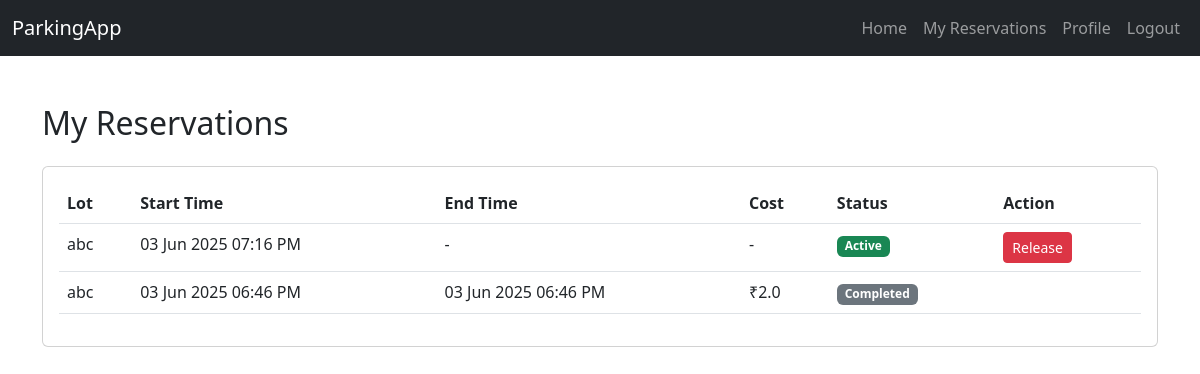
The page /user/reservations (signed in) on the database its author committed.
### models/models.py (models this page shows, shortened)
class Reservation(db.Model):
    __tablename__ = 'reservations'
    id = db.Column(db.Integer, primary_key=True)
    spot_id = db.Column(db.Integer, db.ForeignKey('parking_spots.id', ondelete='CASCADE'), nullable=False)
    user_id = db.Column(db.Integer, db.ForeignKey('users.id', ondelete='CASCADE'), nullable=False)
    parking_timestamp = db.Column(db.DateTime, nullable=False, default=datetime.utcnow)
    leaving_timestamp = db.Column(db.DateTime)
    parking_cost = db.Column(db.Float)
    status = db.Column(db.String(10), nullable=False, default='active')  # 'active', 'completed', 'cancelled'
    created_at = db.Column(db.DateTime, default=datetime.utcnow)

class ParkingLot(db.Model):
    __tablename__ = 'parking_lots'
    id = db.Column(db.Integer, primary_key=True)
    prime_location_name = db.Column(db.String(100), nullable=False)
    price = db.Column(db.Float, nullable=False)
    address = db.Column(db.Text, nullable=False)
    pin_code = db.Column(db.String(10), nullable=False)
    number_of_spots = db.Column(db.Integer, nullable=False)
    created_at = db.Column(db.DateTime, default=datetime.utcnow)
    spots = db.relationship('ParkingSpot', backref='lot', lazy=True, cascade='all, delete-orphan')

### app.py (the view)
    def decorated_function(*args, **kwargs):
        if 'user_id' not in session:
            flash('Please log in to access this page.', 'warning')
            return redirect(url_for('login'))
        return f(*args, **kwargs)

### app.py (called while the page is built)
def login_required(f):
    def decorated_function(*args, **kwargs):
        if 'user_id' not in session:
            flash('Please log in to access this page.', 'warning')
            return redirect(url_for('login'))
        return f(*args, **kwargs)
    decorated_function.__name__ = f.__name__
    return decorated_function

@app.route('/user/reservations')
@login_required
def user_reservations():
    if session.get('role') == 'admin':
        return redirect(url_for('admin_dashboard'))
    reservations = Reservation.query.filter_by(user_id=session['user_id']).order_by(Reservation.parking_timestamp.desc()).all()
    return render_template('user_reservations.html', reservations=reservations)

### templates/user_reservations.html (shortened to what this page needs)
<!DOCTYPE html>
<html lang="en">
<head>
  <link href="https://cdn.jsdelivr.net/npm/bootstrap@5.3.0/dist/css/bootstrap.min.css" rel="stylesheet">
</head>
<body>
  <nav class="navbar navbar-expand-lg navbar-dark bg-dark">
    <div class="container-fluid">
      <a class="navbar-brand" href="{{ url_for('user_dashboard') }}">ParkingApp</a>
      <div class="collapse navbar-collapse justify-content-end">
        <ul class="navbar-nav">
          <li class="nav-item">
            <a class="nav-link" href="{{ url_for('user_dashboard') }}">Home</a>
          </li>
          <li class="nav-item">
            <a class="nav-link " href="{{ url_for('user_reservations') }}">My Reservations</a>
          </li>
          <li class="nav-item">
            <a class="nav-link" href="{{ url_for('user_profile') }}">Profile</a>
          </li>
          <li class="nav-item">
            <a class="nav-link" href="{{ url_for('logout') }}">Logout</a>
          </li>
        </ul>
      </div>
    </div>
  </nav>
  <div class="container my-5">
    <h2 class="mb-4">My Reservations</h2>
    <div class="card">
      <div class="card-body">
        {% if reservations %}
        <table class="table">
          <thead>
            <tr>
              <th>Lot</th>
              <th>Start Time</th>
              <th>End Time</th>
              <th>Cost</th>
              <th>Status</th>
              <th>Action</th>
            </tr>
          </thead>
          <tbody>
            {% for res in reservations %}
            <tr>
              <td>{{ res.spot.lot.prime_location_name }}</td>
              <td>{{ res.parking_timestamp.strftime('%d %b %Y %I:%M %p') }}</td>
              <td>
                {% if res.leaving_timestamp %}
                  {{ res.leaving_timestamp.strftime('%d %b %Y %I:%M %p') }}
                {% else %}
                  -
                {% endif %}
              </td>
              <td>{% if res.parking_cost %}₹{{ res.parking_cost }}{% else %}-{% endif %}</td>
              <td>
                <span class="badge {% if res.status == 'active' %}bg-success{% else %}bg-secondary{% endif %}">
                  {{ res.status|title }}
                </span>
              </td>
              <td>
                {% if res.status == 'active' %}
                <a href="{{ url_for('release_spot', reservation_id=res.id) }}" class="btn btn-sm btn-danger">Release</a>
                {% endif %}
              </td>
            </tr>
            {% endfor %}
          </tbody>
        </table>
        {% else %}
          <p>No reservations found.</p>
        {% endif %}
      </div>
    </div>
  </div>
</body>
</html>

### rows shown on the page
Reservation: spot.lot.prime_location_name "abc", parking_timestamp "03 Jun 2025 07:16 PM", status "Active"
Reservation: spot.lot.prime_location_name "abc", parking_timestamp "03 Jun 2025 06:46 PM", leaving_timestamp "03 Jun 2025 06:46 PM", parking_cost "2.0", status "Completed"
